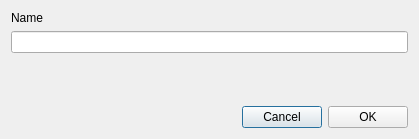
<?xml version="1.0" encoding="UTF-8"?>
<ui version="4.0">
 <class>AssetBrowserNewItemDialog</class>
 <widget class="QDialog" name="AssetBrowserNewItemDialog">
  <property name="geometry">
   <rect>
    <x>0</x>
    <y>0</y>
    <width>419</width>
    <height>139</height>
   </rect>
  </property>
  <property name="windowTitle">
   <string>AssetBrowserNewItemDialog</string>
  </property>
  <layout class="QVBoxLayout" name="verticalLayout">
   <item>
    <widget class="QLabel" name="label">
     <property name="text">
      <string>Name</string>
     </property>
    </widget>
   </item>
   <item>
    <widget class="QLineEdit" name="leName"/>
   </item>
   <item>
    <spacer name="verticalSpacer">
     <property name="orientation">
      <enum>Qt::Orientation::Vertical</enum>
     </property>
     <property name="sizeHint" stdset="0">
      <size>
       <width>20</width>
       <height>24</height>
      </size>
     </property>
    </spacer>
   </item>
   <item>
    <layout class="QHBoxLayout" name="horizontalLayout">
     <item>
      <spacer name="horizontalSpacer">
       <property name="orientation">
        <enum>Qt::Orientation::Horizontal</enum>
       </property>
       <property name="sizeHint" stdset="0">
        <size>
         <width>40</width>
         <height>20</height>
        </size>
       </property>
      </spacer>
     </item>
     <item>
      <widget class="QPushButton" name="btnCancel">
       <property name="text">
        <string>Cancel</string>
       </property>
      </widget>
     </item>
     <item>
      <widget class="QPushButton" name="btnOK">
       <property name="text">
        <string>OK</string>
       </property>
      </widget>
     </item>
    </layout>
   </item>
  </layout>
 </widget>
 <resources/>
 <connections/>
</ui>
